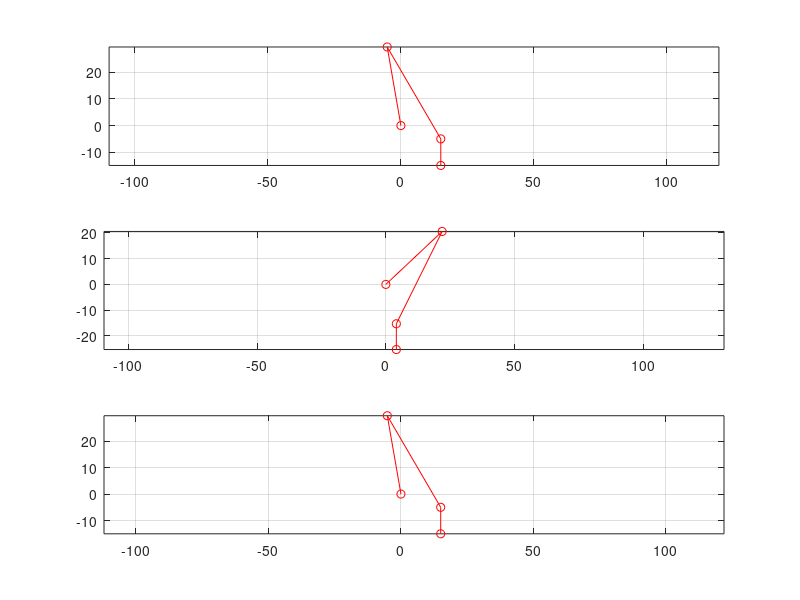

Recreate this plot in MATLAB.
% -----------------------------------
% TSAE Robot Competation
% AE KMITL
% -----------------------------------
clc; clear; close all; format compact

% Define parameters
R  = 15;  % สมมติ / ควรมาจากผลลัพธ์ของ stage 1
B  = 5;
L2 = 30;
L3 = 40;
G  = 10;
D  = sqrt(B^2 + R^2);

disp('R B  L2  L3  G  D :')
disp([R B, L2, L3, G, D])

% Calculate angles
theta3 = acosd((L2^2 + L3^2 - D^2) / (2*L2*L3));

alpha = atan2d(R, B);
for i=1:3
    switch i
        case 1, beta = atan2d(L3*sind(180-theta3), L2+L3*cosd(180-theta3));
        case 2, beta = asind(L3*sind(theta3)/D);  % คำนวณมือง่ายแต่อาจมีข้อจำกัด
        case 3, beta = acosd((D^2 + L2^2 - L3^2) / (2*L2*D));
    end
    
    theta2 = alpha + beta;
    
    theta4 = 360 - theta2 - theta3;
    
    disp('theta2  theta3  theta4 :')
    disp([theta2, theta3, theta4])
    
    % Verify the solution
    R_chk = L2*cosd(theta2-90) + L3*cosd(theta4-90)
    B_chk = L3*sind(theta4-90) - L2*sind(theta2-90)
    
    % Plot the result
    % ใช้เป็น input ของงานในภายหลัง
    
    % Convert angles into plotting angles
    q2 = theta2 - 90;
    q3 = q2 + theta3 + 180;
    q4 = q3 + theta4 + 180;
    
    P0 = [0, 0];
    P1 = [L2*cosd(q2), L2*sind(q2)];
    P2 = P1 + [L3*cosd(q3), L3*sind(q3)];
    P3 = P2 + [ G*cosd(q4),  G*sind(q4)];
    P  = [P0; P1; P2; P3]
    
    subplot(3,1,i)
    plot(P(:,1), P(:,2), 'r-o')
    grid on; axis equal, 
end
